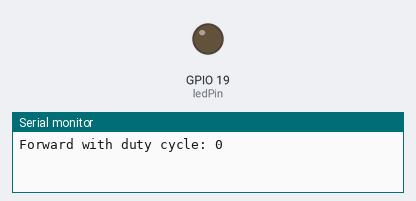
Bench run of a sketch on a simulated ESP32. On the bench: output pins drawn as LEDs (lit = HIGH), the last lines printed to the serial monitor.

Above: at 0.1 s.
At 6.1 s:
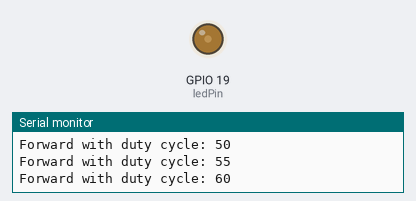
At 19.6 s:
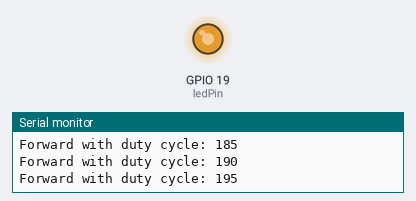
At 39.1 s:
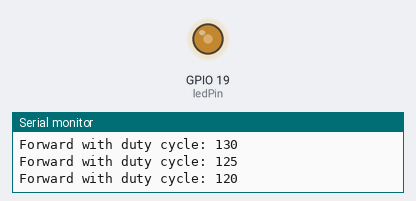
Timing chart, 0 to 40.0 s (numbered marks = the images above):
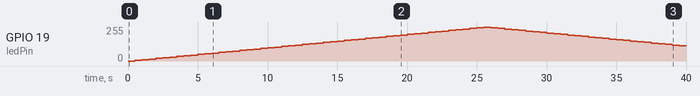

Measured:
- by itself, GPIO 19 (ledPin): rises from 0/255 to 255/255 in 25.0 s, then falls to 115/255 in 14.0 s

The sketch:

act000.ino
```cpp
// Setup
int ledPin = 19; // Choose any PWM-capable GPIO
int channel = 0; // 0-15 (ESP32 supports 16 PWM channels)
int freq = 5000; // PWM frequency in Hz
int resolution = 8; // 8-bit resolution (0-255 duty cycle)
int dutyCycle = 0;

void setup() {
    ledcAttachChannel(ledPin, freq, resolution, channel);
    Serial.begin(115200);
    //ledcSetup(channel, freq, resolution);  // Configure PWM channel
    //ledcAttachPin(ledPin, channel);       // Attach pin to channel
}

void loop() {
    while (dutyCycle < 255){
        ledcWrite(ledPin, dutyCycle);
        Serial.print("Forward with duty cycle: ");
        Serial.println(dutyCycle);
        dutyCycle = dutyCycle + 5;
        delay(500);
    }
    while (dutyCycle > 0){
        ledcWrite(ledPin, dutyCycle);
        Serial.print("Forward with duty cycle: ");
        Serial.println(dutyCycle);
        dutyCycle = dutyCycle - 5;
        delay(500);
    }
}
```
